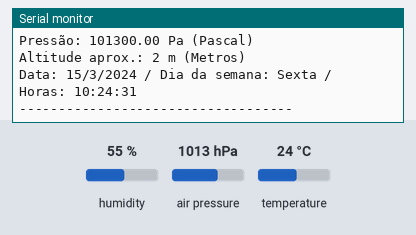
This sketch was run on a simulated ESP8266 (NodeMCU). On the bench: the last lines printed to the serial monitor. Inputs (shaded band) come from the test bench; at power-on: air pressure 1013 hPa, temperature 24 °C, humidity 55 %. WiFi joins after 1.5 s; servers stay silent unless stated; the local clock reads 2024-03-15 10:24:30 at power-on unless the sketch sets it; storage starts empty.

Above: at 2.8 s.
2.9 s: air pressure set to 952 hPa
At 3.9 s:
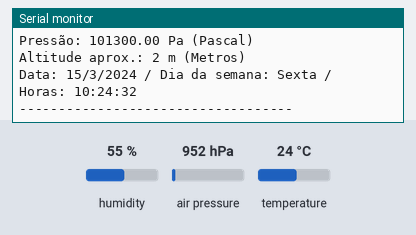
4.4 s: temperature set to 12 °C
At 5.8 s:
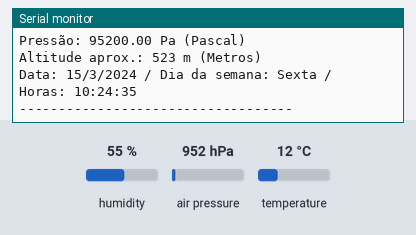
5.9 s: air pressure set to 975 hPa
At 6.9 s:
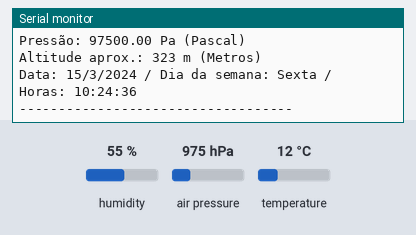
Timing chart, 0 to 8.9 s (numbered marks = the images above; inputs shaded):
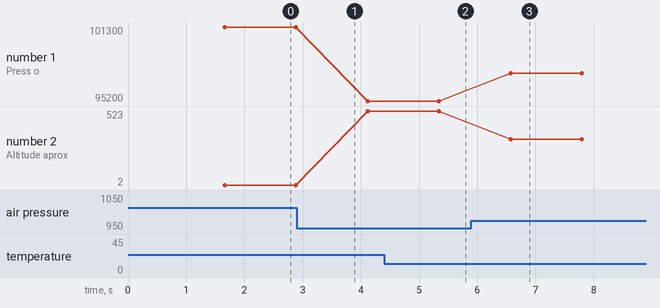

Measured:
- after the input at 4.4 s, the serial monitor: prints a new line after 0.93 s (image 2)
- after the input at 5.9 s, the serial monitor: prints a new line after 0.68 s (image 3)
- plotted number 1: 101300 → 95200 after the input at 2.9 s, 95200 → 97500 after the input at 5.9 s
- plotted number 2: 2 → 523 after the input at 2.9 s, 523 → 323 after the input at 5.9 s

The sketch:

ESTACAO_METEOROLOGICA.ino
```cpp
#include <Wire.h>
#include <SPI.h>
#include <DHT.h>
#include <SD.h>
#include <ESP8266WiFi.h>
#include <Adafruit_Sensor.h>
#include <Adafruit_BMP280.h>
#include "RTClib.h"
#include "SSD1306Wire.h"

#define DHTPIN 0          //Define o pino do sensor de umidade

String apiKey = "EXMS5KK94852P64T";     // Codigo gerado pelo thingspeak para acessar o projeto
const char *ssid =  "GABRIEL";     // Nome da rede e senha para conectar o ESP
const char *pass =  "32730444";
const char* server = "api.thingspeak.com"; // Site que vai ser acessado

const int chipSelect = 15;

char diasDaSemana[7][12] = {"Domingo", "Segunda", "Terca", "Quarta", "Quinta", "Sexta", "Sabado" };

DHT dht(DHTPIN, DHT11);

Adafruit_BMP280 bmp;
RTC_DS3231 rtc;

WiFiClient client;

void setup()
{
  Serial.begin(115200);                          //Inicializa a comunicacao serial

  //Rotina de inicio do sensor BMP 280
  if(!bmp.begin(0x76))
  {
    Serial.println(F("Sensor BMP280 não foi identificado! Verifique as conexões."));
    while(1);                                    //Trava o programa ate resolver o problema
  }

  //Rotina de inicio do Clock
  if (! rtc.begin())
  {
    Serial.println("RTC NAO INICIALIZADO");
    while (1);
  }

  if (!SD.begin(chipSelect))
  {
    Serial.println("Falha ao acessar o cartao !");
    Serial.println("Verifique o cartao/conexoes e reinicie o Arduino...");
    return;
  }
  Serial.println("Cartao iniciado corretamente !");
  Serial.println();

  dht.begin();
  delay(100);

  Serial.println("Conectando a ");
  Serial.println(ssid);
  WiFi.begin(ssid, pass);

  while (WiFi.status() != WL_CONNECTED)
  {
    delay(500);
    Serial.print(".");
  }
  Serial.println("");
  Serial.println("WiFi conectado");

  recover();
}

void write()
{
  DateTime agora = rtc.now();
  Serial.print(F("Temperatura: "));
  Serial.print(bmp.readTemperature());
  Serial.println(" *C (Grau Celsius)");

  Serial.print(F("Pressão: "));
  Serial.print(bmp.readPressure());
  Serial.println(" Pa (Pascal)");

  Serial.print(F("Altitude aprox.: "));
  Serial.print(bmp.readAltitude(1013.25),0);
  Serial.println(" m (Metros)");

  Serial.print("Data: ");
  Serial.print(agora.day(),DEC);
  Serial.print('/');
  Serial.print(agora.month(), DEC);
  Serial.print('/');
  Serial.print(agora.year(), DEC);

  Serial.print(" / Dia da semana: ");
  Serial.print(diasDaSemana[agora.dayOfTheWeek()]);

  Serial.print(" / Horas: ");
  Serial.print(agora.hour(), DEC);
  Serial.print(':');
  Serial.print(agora.minute(), DEC);
  Serial.print(':');
  Serial.println(agora.second(), DEC);

  Serial.println("-----------------------------------");
  delay(1000);
}

void send_thingspeak()
{
  DateTime agora = rtc.now();
  if (client.connect(server))
  {
    String postStr = apiKey;
    postStr +="&field1=";
    postStr += String(dht.readTemperature());
    postStr +="&field2=";
    postStr += String(dht.readHumidity());
    postStr +="&field3=";
    postStr += String(bmp.readTemperature());
    postStr +="&field4=";
    postStr += String(bmp.readAltitude(1013.25),0);       //(1013.25) Pressão atmosférica no nivel do mar
    postStr +="&field5=";
    postStr += String(bmp.readPressure());
    postStr += "\r\n\r\n";

  }
  client.stop();

  if (agora.hour()== 0 ||agora.hour()== 4 ||agora.hour()== 8 || agora.hour()== 12 || agora.hour()== 16 || agora.hour()== 20)
  {
    if(agora.minute() == 50 && agora.second() < 10)
      recover();
  }
}

void recover()
{
  DateTime agora = rtc.now();                               // Faz a leitura de dados de data e hora
  File dataFile = SD.open("datalog.csv", FILE_WRITE);       //Abre o arquivo datalog.csv

  //Gravação das informacoes no arquivo
  if (dataFile)                                             //Se abrir o leitor micro SD
  {
    dataFile.print("Data: ");
    dataFile.print(";");
    dataFile.print(agora.day(),DEC);
    dataFile.print("/");
    dataFile.print(agora.month(),DEC);
    dataFile.print("/");
    dataFile.print(agora.year(),DEC);
    dataFile.print(";");

    dataFile.print("Horario: ");
    dataFile.print(";");
    dataFile.print(agora.hour(), DEC);
    dataFile.print(":");
    dataFile.print(agora.minute(), DEC);
    dataFile.print(":");
    dataFile.print(agora.second(), DEC);
    dataFile.print(";");

    dataFile.print("Temperatura interna: ");
    dataFile.print(";");
    dataFile.print(bmp.readTemperature());
    dataFile.print(";");
    dataFile.print("Pressao: ");
    dataFile.print(";");
    dataFile.print(bmp.readPressure());
    dataFile.print(";");
    dataFile.print("Altitude: ");
    dataFile.print(";");
    dataFile.print(bmp.readAltitude(1013.25),0);              //(1013.25) Pressão atmosférica no nivel do mar
    dataFile.print(";");

    dataFile.print("Temperatura externa: ");
    dataFile.print(";");
    dataFile.print(dht.readTemperature());
    dataFile.print(";");
    dataFile.print("Umidade: ");
    dataFile.print(";");
    dataFile.print(dht.readHumidity());
    dataFile.println();
    dataFile.close();                                         //Fecha o arquivo
  }

  else
  {
    Serial.println("Erro ao abrir o arquivo datalog.csv");    //Exibe um erro se nao conseguir abrir o arquivo
  }
}

void loop()
{
  write();
  send_thingspeak();
}
```
